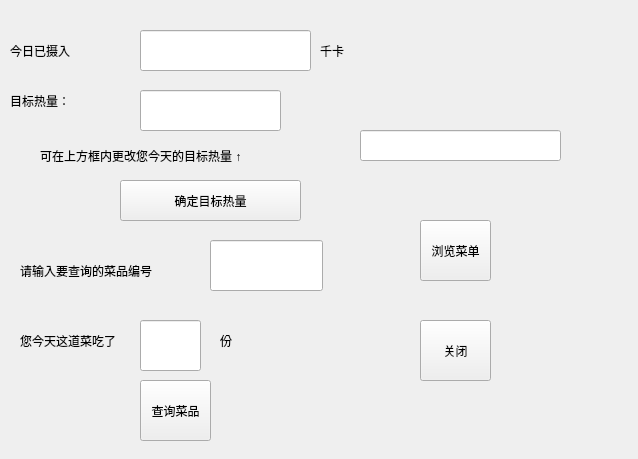
<?xml version="1.0" encoding="UTF-8"?>
<ui version="4.0">
 <class>check</class>
 <widget class="QWidget" name="check">
  <property name="geometry">
   <rect>
    <x>0</x>
    <y>0</y>
    <width>638</width>
    <height>459</height>
   </rect>
  </property>
  <property name="windowTitle">
   <string>Form</string>
  </property>
  <property name="styleSheet">
   <string notr="true">background-image: url(:/ttt/OIP.jpg);</string>
  </property>
  <widget class="QLabel" name="label">
   <property name="geometry">
    <rect>
     <x>10</x>
     <y>40</y>
     <width>111</width>
     <height>21</height>
    </rect>
   </property>
   <property name="styleSheet">
    <string notr="true">font: 75 16pt &quot;微软雅黑&quot;;
background-image: url(:/ttt/mm.jpg);</string>
   </property>
   <property name="text">
    <string>今日已摄入</string>
   </property>
  </widget>
  <widget class="QLineEdit" name="output">
   <property name="geometry">
    <rect>
     <x>140</x>
     <y>30</y>
     <width>171</width>
     <height>41</height>
    </rect>
   </property>
  </widget>
  <widget class="QLabel" name="label_2">
   <property name="geometry">
    <rect>
     <x>10</x>
     <y>90</y>
     <width>101</width>
     <height>21</height>
    </rect>
   </property>
   <property name="styleSheet">
    <string notr="true">font: 75 16pt &quot;微软雅黑&quot;;
background-image: url(:/ttt/mm.jpg);</string>
   </property>
   <property name="text">
    <string>目标热量：</string>
   </property>
  </widget>
  <widget class="QLineEdit" name="aim">
   <property name="geometry">
    <rect>
     <x>140</x>
     <y>90</y>
     <width>141</width>
     <height>41</height>
    </rect>
   </property>
  </widget>
  <widget class="QPushButton" name="close">
   <property name="geometry">
    <rect>
     <x>420</x>
     <y>320</y>
     <width>71</width>
     <height>61</height>
    </rect>
   </property>
   <property name="styleSheet">
    <string notr="true">background-image: url(:/ttt/mm.jpg);</string>
   </property>
   <property name="text">
    <string>关闭</string>
   </property>
  </widget>
  <widget class="QPushButton" name="done">
   <property name="geometry">
    <rect>
     <x>120</x>
     <y>180</y>
     <width>181</width>
     <height>41</height>
    </rect>
   </property>
   <property name="styleSheet">
    <string notr="true">background-image: url(:/ttt/mm.jpg);</string>
   </property>
   <property name="text">
    <string>确定目标热量</string>
   </property>
  </widget>
  <widget class="QLabel" name="label_3">
   <property name="geometry">
    <rect>
     <x>40</x>
     <y>140</y>
     <width>281</width>
     <height>31</height>
    </rect>
   </property>
   <property name="styleSheet">
    <string notr="true">font: 12pt &quot;楷体&quot;;
background-image: url(:/ttt/mm.jpg);</string>
   </property>
   <property name="text">
    <string>可在上方框内更改您今天的目标热量 ↑</string>
   </property>
  </widget>
  <widget class="QLabel" name="label_4">
   <property name="geometry">
    <rect>
     <x>320</x>
     <y>40</y>
     <width>81</width>
     <height>21</height>
    </rect>
   </property>
   <property name="styleSheet">
    <string notr="true">font: 75 16pt &quot;微软雅黑&quot;;</string>
   </property>
   <property name="text">
    <string>千卡</string>
   </property>
  </widget>
  <widget class="QLineEdit" name="ooo">
   <property name="geometry">
    <rect>
     <x>360</x>
     <y>130</y>
     <width>201</width>
     <height>31</height>
    </rect>
   </property>
  </widget>
  <widget class="QPushButton" name="search">
   <property name="geometry">
    <rect>
     <x>140</x>
     <y>380</y>
     <width>71</width>
     <height>61</height>
    </rect>
   </property>
   <property name="styleSheet">
    <string notr="true">background-image: url(:/ttt/mm.jpg);</string>
   </property>
   <property name="text">
    <string>查询菜品</string>
   </property>
  </widget>
  <widget class="QLineEdit" name="num_in">
   <property name="geometry">
    <rect>
     <x>210</x>
     <y>240</y>
     <width>113</width>
     <height>51</height>
    </rect>
   </property>
  </widget>
  <widget class="QLabel" name="label_5">
   <property name="geometry">
    <rect>
     <x>20</x>
     <y>250</y>
     <width>151</width>
     <height>41</height>
    </rect>
   </property>
   <property name="styleSheet">
    <string notr="true">font: 75 10pt &quot;微软雅黑&quot;;
background-image: url(:/ttt/mm.jpg);</string>
   </property>
   <property name="text">
    <string>请输入要查询的菜品编号</string>
   </property>
  </widget>
  <widget class="QLabel" name="label_6">
   <property name="geometry">
    <rect>
     <x>20</x>
     <y>320</y>
     <width>121</width>
     <height>41</height>
    </rect>
   </property>
   <property name="styleSheet">
    <string notr="true">font: 75 10pt &quot;微软雅黑&quot;;
background-image: url(:/ttt/mm.jpg);</string>
   </property>
   <property name="text">
    <string>您今天这道菜吃了</string>
   </property>
  </widget>
  <widget class="QLineEdit" name="num_out">
   <property name="geometry">
    <rect>
     <x>140</x>
     <y>320</y>
     <width>61</width>
     <height>51</height>
    </rect>
   </property>
  </widget>
  <widget class="QLabel" name="label_7">
   <property name="geometry">
    <rect>
     <x>220</x>
     <y>320</y>
     <width>41</width>
     <height>41</height>
    </rect>
   </property>
   <property name="styleSheet">
    <string notr="true">font: 75 10pt &quot;微软雅黑&quot;;
background-image: url(:/ttt/mm.jpg);</string>
   </property>
   <property name="text">
    <string>份</string>
   </property>
  </widget>
  <widget class="QPushButton" name="browse">
   <property name="geometry">
    <rect>
     <x>420</x>
     <y>220</y>
     <width>71</width>
     <height>61</height>
    </rect>
   </property>
   <property name="styleSheet">
    <string notr="true">background-image: url(:/ttt/mm.jpg);</string>
   </property>
   <property name="text">
    <string>浏览菜单</string>
   </property>
  </widget>
 </widget>
 <resources/>
 <connections/>
</ui>
